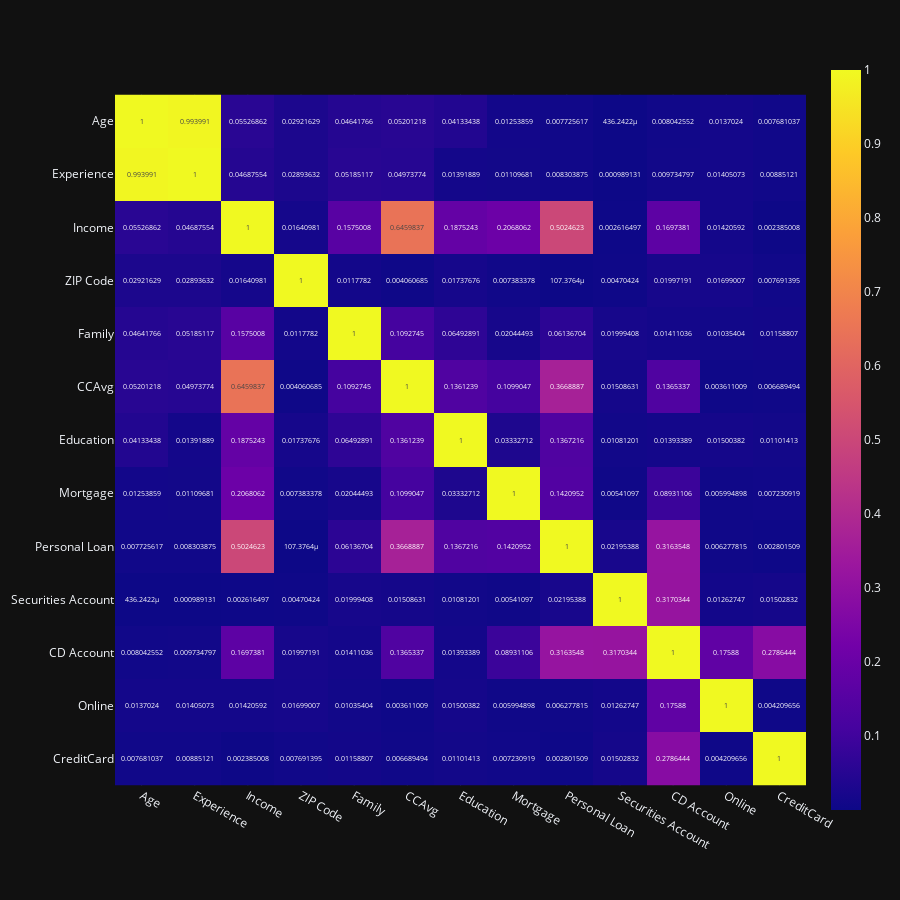
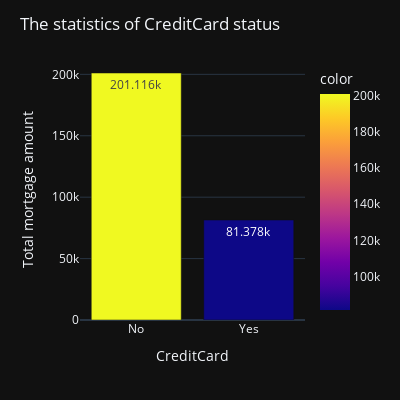
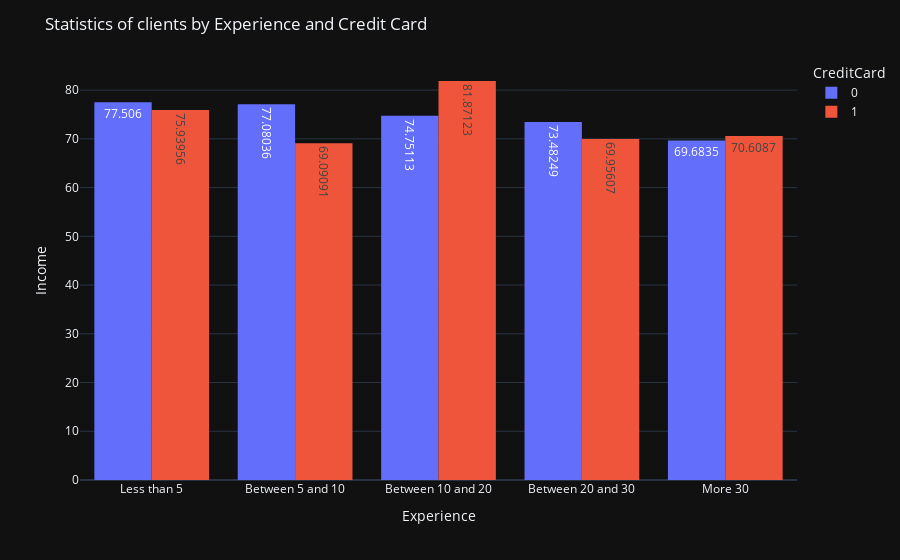
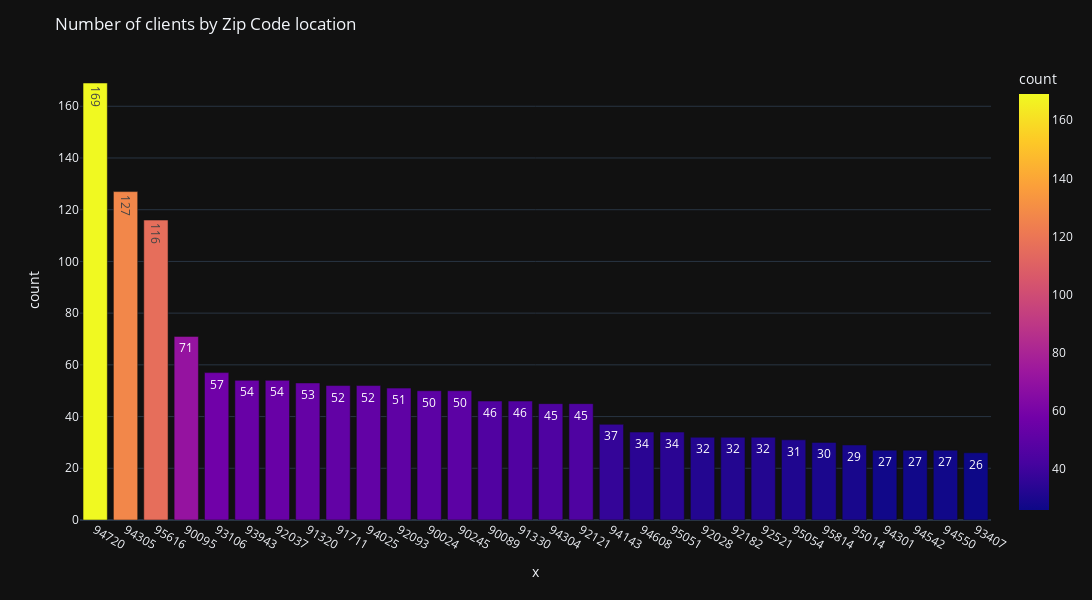

Notebook source saved alongside these figures, in order:
### Code cell
def visualize(df):
    corr(df)
    card_count(df)
    exp_card(df)
    zip(df)
    edu_online(df)
    age_card(df)
    sunburst()
visualize(df)

### Figure 1 — Plotly figure (JSON) as saved in the notebook; plotly's stock layout.template omitted (floating-point values rounded to 4 significant figures; data arrays with more than 128 entries replaced by an {"elided": "..."} marker saying what was removed)
{"data": [{"coloraxis": "coloraxis", "name": "0", "texttemplate": "%{z}", "x": ["Age", "Experience", "Income", "ZIP Code", "Family", "CCAvg", "Education", "Mortgage", "Personal Loan", "Securities Account", "CD Account", "Online", "CreditCard"], "y": ["Age", "Experience", "Income", "ZIP Code", "Family", "CCAvg", "Education", "Mortgage", "Personal Loan", "Securities Account", "CD Account", "Online", "CreditCard"], "z": {"elided": "13x13 float values"}, "type": "heatmap", "xaxis": "x", "yaxis": "y", "hovertemplate": "x: %{x}<br>y: %{y}<br>color: %{z}<extra></extra>"}], "layout": {"xaxis": {"anchor": "y", "domain": [0.0, 1.0], "scaleanchor": "y", "constrain": "domain"}, "yaxis": {"anchor": "x", "domain": [0.0, 1.0], "autorange": "reversed", "constrain": "domain"}, "coloraxis": {"colorscale": [[0.0, "#0d0887"], [0.1111, "#46039f"], [0.2222, "#7201a8"], [0.3333, "#9c179e"], [0.4444, "#bd3786"], [0.5556, "#d8576b"], [0.6667, "#ed7953"], [0.7778, "#fb9f3a"], [0.8889, "#fdca26"], [1.0, "#f0f921"]]}, "margin": {"t": 60}, "height": 900, "width": 900}}

### Figure 2 — Plotly figure (JSON) as saved in the notebook; plotly's stock layout.template omitted (floating-point values rounded to 4 significant figures)
{"data": [{"alignmentgroup": "True", "hovertemplate": "CreditCard=%{x}<br>y=%{y}<br>color=%{marker.color}<extra></extra>", "legendgroup": "", "marker": {"color": [201116, 81378], "coloraxis": "coloraxis", "pattern": {"shape": ""}}, "name": "", "offsetgroup": "", "orientation": "v", "showlegend": false, "textposition": "auto", "texttemplate": "%{y}", "x": ["No", "Yes"], "xaxis": "x", "y": [201116, 81378], "yaxis": "y", "type": "bar"}], "layout": {"xaxis": {"anchor": "y", "domain": [0.0, 1.0], "title": {"text": "CreditCard"}}, "yaxis": {"anchor": "x", "domain": [0.0, 1.0], "title": {"text": "Total mortgage amount"}}, "coloraxis": {"colorbar": {"title": {"text": "color"}}, "colorscale": [[0.0, "#0d0887"], [0.1111, "#46039f"], [0.2222, "#7201a8"], [0.3333, "#9c179e"], [0.4444, "#bd3786"], [0.5556, "#d8576b"], [0.6667, "#ed7953"], [0.7778, "#fb9f3a"], [0.8889, "#fdca26"], [1.0, "#f0f921"]]}, "legend": {"tracegroupgap": 0}, "margin": {"t": 60}, "barmode": "relative", "height": 400, "width": 400, "title": {"text": "The statistics of CreditCard status"}}}

### Figure 3 — Plotly figure (JSON) as saved in the notebook; plotly's stock layout.template omitted (floating-point values rounded to 4 significant figures)
{"data": [{"alignmentgroup": "True", "bingroup": "x", "histfunc": "sum", "hovertemplate": "CreditCard=0<br>Experience=%{x}<br>sum of Income=%{y}<extra></extra>", "legendgroup": "0", "marker": {"color": "#636efa", "pattern": {"shape": ""}}, "name": "0", "offsetgroup": "0", "orientation": "v", "showlegend": true, "texttemplate": "%{value}", "x": ["Less than 5", "Between 5 and 10", "Between 10 and 20", "Between 20 and 30", "More 30"], "xaxis": "x", "y": [77.51, 77.08, 74.75, 73.48, 69.68], "yaxis": "y", "type": "histogram"}, {"alignmentgroup": "True", "bingroup": "x", "histfunc": "sum", "hovertemplate": "CreditCard=1<br>Experience=%{x}<br>sum of Income=%{y}<extra></extra>", "legendgroup": "1", "marker": {"color": "#EF553B", "pattern": {"shape": ""}}, "name": "1", "offsetgroup": "1", "orientation": "v", "showlegend": true, "texttemplate": "%{value}", "x": ["Less than 5", "Between 5 and 10", "Between 10 and 20", "Between 20 and 30", "More 30"], "xaxis": "x", "y": [75.94, 69.09, 81.87, 69.96, 70.61], "yaxis": "y", "type": "histogram"}], "layout": {"xaxis": {"anchor": "y", "domain": [0.0, 1.0], "title": {"text": "Experience"}}, "yaxis": {"anchor": "x", "domain": [0.0, 1.0], "title": {"text": "Income"}}, "legend": {"title": {"text": "CreditCard"}, "tracegroupgap": 0}, "margin": {"t": 60}, "barmode": "group", "title": {"text": "Statistics of clients by Experience and Credit Card"}}}

### Figure 4 — Plotly figure (JSON) as saved in the notebook; plotly's stock layout.template omitted (floating-point values rounded to 4 significant figures)
{"data": [{"alignmentgroup": "True", "hovertemplate": "x=%{x}<br>count=%{marker.color}<extra></extra>", "legendgroup": "", "marker": {"color": [169, 127, 116, 71, 57, 54, 54, 53, 52, 52, 51, 50, 50, 46, 46, 45, 45, 37, 34, 34, 32, 32, 32, 31, 30, 29, 27, 27, 27, 26], "coloraxis": "coloraxis", "pattern": {"shape": ""}}, "name": "", "offsetgroup": "", "orientation": "v", "showlegend": false, "textposition": "auto", "texttemplate": "%{y}", "x": ["94720", "94305", "95616", "90095", "93106", "93943", "92037", "91320", "91711", "94025", "92093", "90024", "90245", "90089", "91330", "94304", "92121", "94143", "94608", "95051", "92028", "92182", "92521", "95054", "95814", "95014", "94301", "94542", "94550", "93407"], "xaxis": "x", "y": [169, 127, 116, 71, 57, 54, 54, 53, 52, 52, 51, 50, 50, 46, 46, 45, 45, 37, 34, 34, 32, 32, 32, 31, 30, 29, 27, 27, 27, 26], "yaxis": "y", "type": "bar"}], "layout": {"xaxis": {"anchor": "y", "domain": [0.0, 1.0], "title": {"text": "x"}}, "yaxis": {"anchor": "x", "domain": [0.0, 1.0], "title": {"text": "count"}}, "coloraxis": {"colorbar": {"title": {"text": "count"}}, "colorscale": [[0.0, "#0d0887"], [0.1111, "#46039f"], [0.2222, "#7201a8"], [0.3333, "#9c179e"], [0.4444, "#bd3786"], [0.5556, "#d8576b"], [0.6667, "#ed7953"], [0.7778, "#fb9f3a"], [0.8889, "#fdca26"], [1.0, "#f0f921"]]}, "legend": {"tracegroupgap": 0}, "margin": {"t": 60}, "barmode": "relative", "title": {"text": "Number of clients by Zip Code location"}, "height": 600, "width": 1200}}
